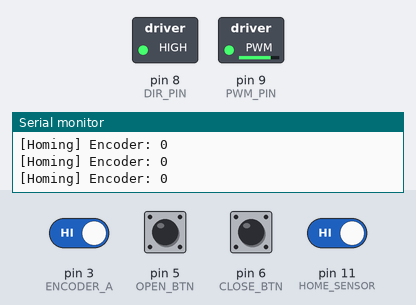
Bench run of a sketch on a simulated Arduino Uno, built with avr-gcc and run on an emulated ATmega328P. On the bench: switched loads named in the sketch (green lamp = pin HIGH), the last lines printed to the serial monitor. Inputs (shaded band) come from the test bench; at power-on: pin 3 (ENCODER_A), pin 5 (OPEN_BTN), pin 6 (CLOSE_BTN), pin 11 (HOME_SENSOR) HIGH.

Above: at 3.9 s.
4.0 s: pin 11 (HOME_SENSOR) driven LOW
At 4.8 s:
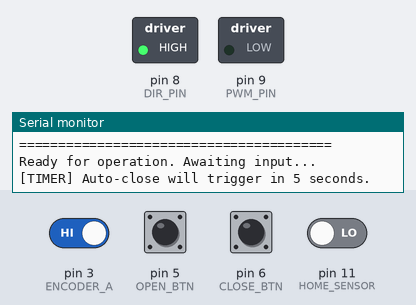
8.6 s: pin 5 (OPEN_BTN) pulled LOW for 1 s
At 10.4 s:
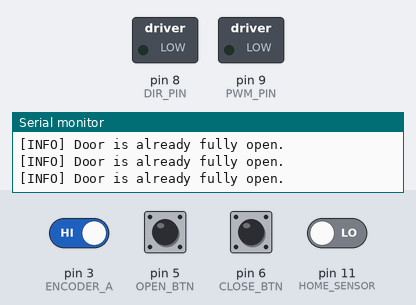
Timing chart, 0 to 11.9 s (numbered marks = the images above; inputs shaded):
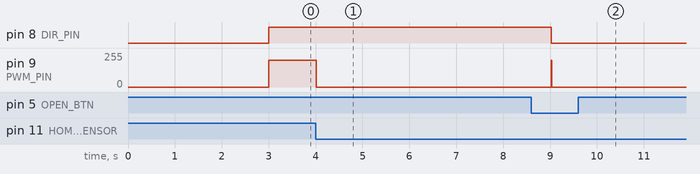

Measured:
- after the input at 4.0 s, pin 9 (PWM_PIN): 200/255 → 0/255 at once

The sketch:

with_automatic_close.ino
```cpp
// === Pin Definitions ===
#define ENCODER_A 3
#define ENCODER_B 4
#define HOME_SENSOR 11
#define OPEN_BTN 5
#define CLOSE_BTN 6
#define DIR_PIN 8
#define PWM_PIN 9

// === Motor Speed Control Constants ===
#define MAX_SPEED 200
#define MIN_SPEED 40
#define SPEED_STEP 10

// === Door Positioning Constants ===
#define MAX_POSITION -1000
#define OPEN_SLOWDOWN 0.2 * MAX_POSITION
#define CLOSE_SLOWDOWN 0.8 * MAX_POSITION

// === Auto-Close Timing ===
#define AUTO_CLOSE_DELAY 5000  // Default 5 seconds
unsigned long autoCloseStartTime = 0;
bool autoClosePending = false;

// === State Variables ===
volatile int encoderCount = 0;
bool isHomed = false;
bool isOpening = false;
bool isClosing = false;

// === Setup Function ===
void setup() {
  pinMode(ENCODER_A, INPUT);
  pinMode(ENCODER_B, INPUT);
  pinMode(HOME_SENSOR, INPUT_PULLUP);
  pinMode(OPEN_BTN, INPUT_PULLUP);
  pinMode(CLOSE_BTN, INPUT_PULLUP);
  pinMode(DIR_PIN, OUTPUT);
  pinMode(PWM_PIN, OUTPUT);
  attachInterrupt(digitalPinToInterrupt(ENCODER_A), updateEncoder, RISING);

  Serial.begin(115200);
  delay(3000);
  Serial.println("=== Door System Booted ===");
  Serial.println("Starting homing sequence...");
  homeDoor();
}

// === Main Loop ===
void loop() {
  if (!isHomed) return;

  if (digitalRead(OPEN_BTN) == LOW) {
    handleOpen();
  } else if (digitalRead(CLOSE_BTN) == LOW) {
    handleClose();
  }

  // Check for auto-close condition
  if (autoClosePending && millis() - autoCloseStartTime >= AUTO_CLOSE_DELAY) {
    Serial.println("[AUTO] Delay elapsed. Closing door automatically.");
    autoClosePending = false;
    handleClose();
  }

  delay(100);
}

// === Encoder ISR ===
void updateEncoder() {
  encoderCount += (digitalRead(ENCODER_B) < digitalRead(ENCODER_A)) ? 1 : -1;
}

// === Homing Logic ===
void homeDoor() {
  digitalWrite(DIR_PIN, HIGH);
  analogWrite(PWM_PIN, MAX_SPEED);
  Serial.println("[Homing] Moving towards home sensor...");

  while (digitalRead(HOME_SENSOR) == HIGH) {
    Serial.print("[Homing] Encoder: ");
    Serial.println(encoderCount);
    delay(50);
  }

  analogWrite(PWM_PIN, 0);
  encoderCount = 0;
  isHomed = true;
  Serial.println("[Homing] Completed. Encoder reset to 0.");
  Serial.println("========================================");
  Serial.println("Ready for operation. Awaiting input...");

  // Start auto-close countdown after homing
  startAutoCloseTimer();
}

// === Handle Open Button Press ===
void handleOpen() {
  if (isOpening) {
    Serial.println("[INFO] Door is already opening. Extending auto-close timer.");
    startAutoCloseTimer();  // Extend timer on repeated open
    return;
  }

  if (encoderCount >= 0) {
    Serial.println("[INFO] Door is already fully open.");
    return;
  }

  Serial.println("[ACTION] Opening door...");
  isOpening = true;
  isClosing = false;
  moveDoor(HIGH, OPEN_SLOWDOWN, 0);

  // Start auto-close after reaching open
  startAutoCloseTimer();
}

// === Handle Close Button Press ===
void handleClose() {
  if (isClosing) {
    Serial.println("[INFO] Door is already closing.");
    return;
  }

  if (encoderCount <= MAX_POSITION) {
    Serial.println("[INFO] Door is already fully closed.");
    return;
  }

  Serial.println("[ACTION] Closing door...");
  isClosing = true;
  isOpening = false;
  moveDoor(LOW, CLOSE_SLOWDOWN, MAX_POSITION);
}

// === General Motor Movement ===
void moveDoor(bool direction, int slowdownPoint, int target) {
  digitalWrite(DIR_PIN, direction);
  int speed = MAX_SPEED;
  analogWrite(PWM_PIN, speed);

  Serial.print("[MOVING] ");
  Serial.println(direction == HIGH ? "Opening..." : "Closing...");

  while ((direction == HIGH && encoderCount < target) || (direction == LOW && encoderCount > target)) {
    int distanceToSlowdown = abs(encoderCount - slowdownPoint);

    if (distanceToSlowdown < 600) {
      speed = map(distanceToSlowdown, 600, 0, MAX_SPEED, MIN_SPEED);
      speed = constrain(speed, MIN_SPEED, MAX_SPEED);
    }

    analogWrite(PWM_PIN, speed);

    Serial.print("[ENC] Encoder: ");
    Serial.print(encoderCount);
    Serial.print(" | Speed: ");
    Serial.println(speed);

    // Emergency Interrupts
    if (direction == HIGH && digitalRead(CLOSE_BTN) == LOW) {
      Serial.println("[EMERGENCY] Open interrupted by Close. Stopping...");
      emergencyStop();
      handleClose();
      return;
    }

    if (direction == LOW && digitalRead(OPEN_BTN) == LOW) {
      Serial.println("[EMERGENCY] Close interrupted by Open. Stopping...");
      emergencyStop();
      handleOpen();
      return;
    }

    delay(50);
  }

  analogWrite(PWM_PIN, 0);
  Serial.println("[DONE] Door movement complete.");
  isOpening = false;
  isClosing = false;
  Serial.println("========================================");
}

// === Emergency Stop ===
void emergencyStop() {
  analogWrite(PWM_PIN, 0);
  delay(200);
  Serial.println("[INFO] Motor stopped.");
}

// === Auto-Close Timer Logic ===
void startAutoCloseTimer() {
  autoCloseStartTime = millis();
  autoClosePending = true;
  Serial.print("[TIMER] Auto-close will trigger in ");
  Serial.print(AUTO_CLOSE_DELAY / 1000);
  Serial.println(" seconds.");
}
```

s_curve.ino
```cpp
float smoothStep(float x) {
  return 3 * x * x - 2 * x * x * x;
}

void moveDoor(bool direction, int target) {
  digitalWrite(DIR_PIN, direction); // Set direction

  int startPos = encoderCount;
  int totalDistance = abs(target - startPos);
  int accelDistance = totalDistance * 0.2;
  int decelDistance = totalDistance * 0.2;
  int cruiseDistance = totalDistance - accelDistance - decelDistance;

  Serial.print("[MOVING-S-CURVE] ");
  Serial.println(direction == HIGH ? "Opening..." : "Closing...");

  while ((direction == HIGH && encoderCount < target) || (direction == LOW && encoderCount > target)) {
    int currentPos = abs(encoderCount - startPos);
    int remaining = abs(target - encoderCount);
    int speed;

    if (currentPos < accelDistance) {
      // Acceleration S-curve
      float x = (float)currentPos / accelDistance;
      speed = MIN_SPEED + (MAX_SPEED - MIN_SPEED) * smoothStep(x);
    } else if (remaining < decelDistance) {
      // Deceleration S-curve
      float x = (float)remaining / decelDistance;
      speed = MIN_SPEED + (MAX_SPEED - MIN_SPEED) * smoothStep(x);
    } else {
      // Cruise
      speed = MAX_SPEED;
    }

    speed = constrain(speed, MIN_SPEED, MAX_SPEED);
    analogWrite(PWM_PIN, speed);

    // Debug
    Serial.print("[ENC] Encoder: ");
    Serial.print(encoderCount);
    Serial.print(" | Speed: ");
    Serial.println(speed);

    // Emergency Stop Logic
    if (direction == HIGH && digitalRead(CLOSE_BTN) == LOW) {
      Serial.println("[EMERGENCY] Open interrupted by Close. Stopping...");
      emergencyStop();
      handleClose();
      return;
    }
    if (direction == LOW && digitalRead(OPEN_BTN) == LOW) {
      Serial.println("[EMERGENCY] Close interrupted by Open. Stopping...");
      emergencyStop();
      handleOpen();
      return;
    }

    delay(50);
  }

  analogWrite(PWM_PIN, 0); // Stop motor
  Serial.println("[DONE] Door movement complete.");
  isOpening = false;
  isClosing = false;
  Serial.println("========================================");
}
```
